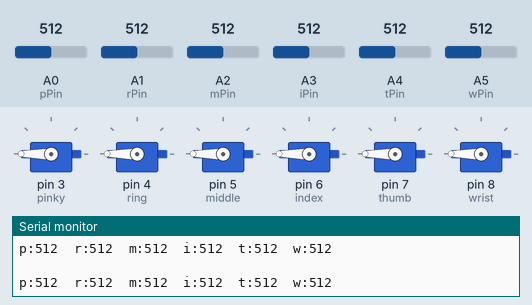
Recording of a sketch running on a simulated Arduino Uno, built with avr-gcc and run on an emulated ATmega328P. Shown: 6 × servo, the last lines printed to the serial monitor. The test bench sets the inputs (shaded band); at power-on: A4 (tPin) = 512, A5 (wPin) = 512, A0 (pPin) = 512, A1 (rPin) = 512, A2 (mPin) = 512, A3 (iPin) = 512.

Above: at 1.2 s.
1.3 s: A4 (tPin) set to 567
At 2.5 s:
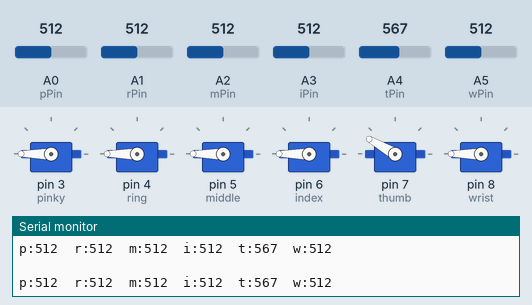
2.8 s: A5 (wPin) set to 567
At 4.0 s:
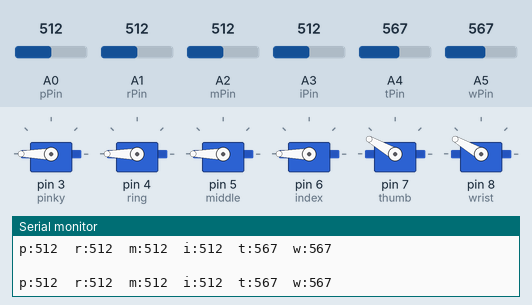
4.3 s: A0 (pPin) set to 649
At 4.7 s:
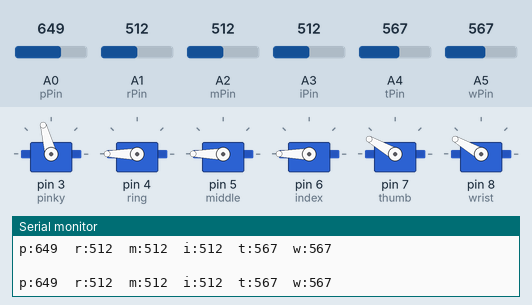
5.8 s: A1 (rPin) set to 649
At 6.1 s:
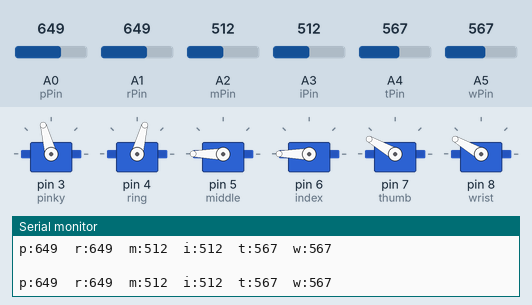
7.3 s: A2 (mPin) set to 649
At 8.5 s:
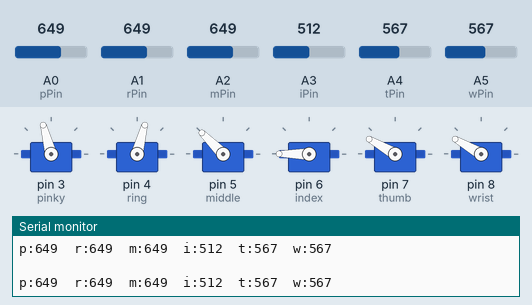
8.8 s: A3 (iPin) set to 649
At 10.2 s:
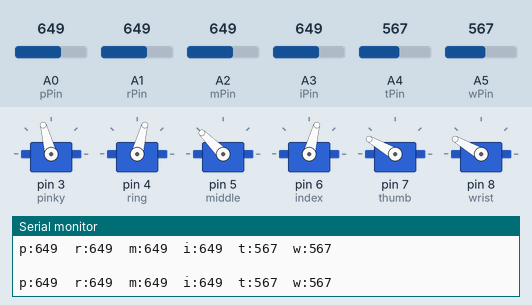
Timing chart, 0 to 11.3 s (numbered marks = the images above; inputs shaded):
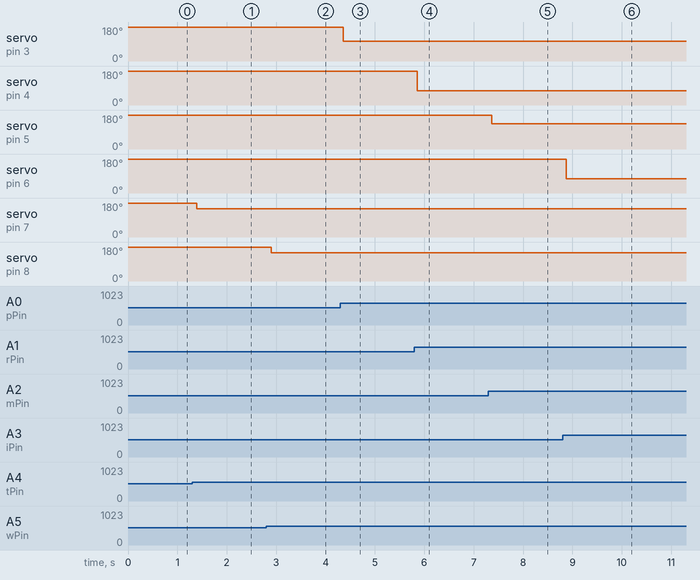

Measured:
- after the input at 1.3 s, servo on pin 7 (thumb): 180° → 150° after 0.09 s
- after the input at 2.8 s, servo on pin 8 (wrist): 180° → 150° after 0.10 s
- after the input at 4.3 s, servo on pin 3 (pinky): 180° → 105° after 0.05 s
- after the input at 5.8 s, servo on pin 4 (ring): 180° → 75° after 0.06 s
- after the input at 7.3 s, servo on pin 5 (middle): 180° → 135° after 0.07 s
- after the input at 8.8 s, servo on pin 6 (index): 180° → 75° after 0.08 s

The sketch:

flex_sensors_v3.ino
```cpp
//adapted from https://www.ourpcb.com/flex-sensor-circuit.html and https://create.arduino.cc/projecthub/laurencemlai/diy-glove-controlled-robotic-hand-ff5d63

#include <Servo.h>
Servo pinky;
Servo ring;
Servo middle;
Servo index;
Servo thumb;
Servo wrist;
const int pPin = A0;//558-787//17
const int rPin = A1;//580-712//10
const int mPin = A2;//606-746//11
const int iPin = A3;//595-738//11
const int tPin = A4;//533-689//12
const int wPin = A5;//552-626//6

void setup() {
  pinky.attach(3);
  ring.attach(4);
  middle.attach(5);
  index.attach(6);
  thumb.attach(7);
  wrist.attach(8);
  pinMode(pPin,INPUT);
  pinMode(rPin,INPUT);
  pinMode(mPin,INPUT);
  pinMode(iPin,INPUT);
  pinMode(tPin,INPUT);
  pinMode(wPin,INPUT);
  Serial.begin(9600);

}

void loop() {
  int flexValue;
  int flexValue2;
  int flexValue3;
  int flexValue4;
  int flexValue5;
  int flexValue6;
  flexValue = analogRead(pPin);
  flexValue2 = analogRead(rPin);
  flexValue3 = analogRead(mPin);
  flexValue4 = analogRead(iPin);
  flexValue5 = analogRead(tPin);
  flexValue6 = analogRead(wPin);
  Serial.print("p:");
  Serial.print(flexValue);
  Serial.print("  ");
  Serial.print("r:");
  Serial.print(flexValue2);
  Serial.print("  ");
  Serial.print("m:");
  Serial.print(flexValue3);
  Serial.print("  ");
  Serial.print("i:");
  Serial.print(flexValue4);
  Serial.print("  ");
  Serial.print("t:");
  Serial.print(flexValue5);
  Serial.print("  ");
  Serial.print("w:");
  Serial.print(flexValue6);
  Serial.print("  ");
  Serial.println("  ");
  Serial.println("  ");

  if(flexValue<592){
    pinky.write(180);
    }
  else if(flexValue>592 && flexValue<609){
    pinky.write(150);
  }
  else if(flexValue>609 && flexValue<626){
    pinky.write(135);
  }
  else if(flexValue>626 && flexValue<643){
    pinky.write(120);
  }
  else if(flexValue>643 && flexValue<660){
    pinky.write(105);
  }
  else if(flexValue>660 && flexValue<677){
    pinky.write(90);
  }
  else if(flexValue>677 && flexValue<694){
    pinky.write(75);
  }
  else if(flexValue>694 && flexValue<711){
    pinky.write(60);
  }
  else if(flexValue>711 && flexValue<728){
    pinky.write(45);
  }
  else if(flexValue>728 && flexValue<745){
    pinky.write(30);
  }
  else if(flexValue>745 && flexValue<762){
    pinky.write(15);
  }
  else{
    pinky.write(0);
  }

//break

  if(flexValue2<600){
    ring.write(180);
    }
  else if(flexValue2>600 && flexValue2<610){
    ring.write(150);
  }
  else if(flexValue2>610 && flexValue2<620){
    ring.write(135);
  }
  else if(flexValue2>620 && flexValue2<630){
    ring.write(120);
  }
  else if(flexValue2>620 && flexValue2<630){
    ring.write(105);
  }
  else if(flexValue2>630 && flexValue2<640){
    ring.write(90);
  }
  else if(flexValue2>640 && flexValue2<650){
    ring.write(75);
  }
  else if(flexValue2>650 && flexValue2<660){
    ring.write(60);
  }
  else if(flexValue2>660 && flexValue2<670){
    ring.write(45);
  }
  else if(flexValue2>670 && flexValue2<680){
    ring.write(30);
  }
  else if(flexValue2>680 && flexValue2<690){
    ring.write(15);
  }
  else{
    ring.write(0);
  }

  //break

    if(flexValue3<628){
    middle.write(180);
    }
  else if(flexValue3>628 && flexValue3<639){
    middle.write(150);
  }
  else if(flexValue3>639 && flexValue3<650){
    middle.write(135);
  }
  else if(flexValue3>650 && flexValue3<661){
    middle.write(120);
  }
  else if(flexValue3>661 && flexValue3<672){
    middle.write(105);
  }
  else if(flexValue3>672 && flexValue3<683){
    middle.write(90);
  }
  else if(flexValue3>683 && flexValue3<694){
    middle.write(75);
  }
  else if(flexValue3>694 && flexValue3<705){
    middle.write(60);
  }
  else if(flexValue3>705 && flexValue3<716){
    middle.write(45);
  }
  else if(flexValue3>716 && flexValue3<727){
    middle.write(30);
  }
  else if(flexValue3>727 && flexValue3<738){
    middle.write(15);
  }
  else{
    middle.write(0);
  }

  //break

    if(flexValue4<593){
    index.write(180);
    }
  else if(flexValue4>593 && flexValue4<604){
    index.write(150);
  }
  else if(flexValue4>604 && flexValue4<615){
    index.write(135);
  }
  else if(flexValue4>615 && flexValue4<626){
    index.write(120);
  }
  else if(flexValue4>626 && flexValue4<637){
    index.write(105);
  }
  else if(flexValue4>637 && flexValue4<648){
    index.write(90);
  }
  else if(flexValue4>648 && flexValue4<659){
    index.write(75);
  }
  else if(flexValue4>659 && flexValue4<670){
    index.write(60);
  }
  else if(flexValue4>670 && flexValue4<681){
    index.write(45);
  }
  else if(flexValue4>681 && flexValue4<692){
    index.write(30);
  }
  else if(flexValue4>692 && flexValue4<703){
    index.write(15);
  }
  else{
    index.write(0);
  }

  //break

    if(flexValue5<557){
    thumb.write(180);
    }
  else if(flexValue5>557 && flexValue5<569){
    thumb.write(150);
  }
  else if(flexValue5>569 && flexValue5<581){
    thumb.write(135);
  }
  else if(flexValue5>581 && flexValue5<593){
    thumb.write(120);
  }
  else if(flexValue5>593 && flexValue5<605){
    thumb.write(105);
  }
  else if(flexValue5>605 && flexValue5<617){
    thumb.write(90);
  }
  else if(flexValue5>617 && flexValue5<629){
    thumb.write(75);
  }
  else if(flexValue5>629 && flexValue5<641){
    thumb.write(60);
  }
  else if(flexValue5>641 && flexValue5<653){
    thumb.write(45);
  }
  else if(flexValue5>653 && flexValue5<665){
    thumb.write(30);
  }
  else if(flexValue5>665 && flexValue5<677){
    thumb.write(15);
  }
  else{
    thumb.write(0);
  }
  //break
      if(flexValue6<564){
    wrist.write(180);
    }
  else if(flexValue6>564 && flexValue6<570){
    wrist.write(150);
  }
  else if(flexValue6>570 && flexValue6<576){
    wrist.write(135);
  }
  else if(flexValue6>576 && flexValue6<582){
    wrist.write(120);
  }
  else if(flexValue6>582 && flexValue6<588){
    wrist.write(105);
  }
  else if(flexValue6>588 && flexValue6<594){
    wrist.write(90);
  }
  else if(flexValue6>594 && flexValue6<600){
    wrist.write(75);
  }
  else if(flexValue6>600 && flexValue6<606){
    wrist.write(60);
  }
  else if(flexValue6>606 && flexValue6<612){
    wrist.write(45);
  }
  else if(flexValue6>612 && flexValue6<618){
    wrist.write(30);
  }
  else if(flexValue6>618 && flexValue6<624){
    wrist.write(15);
  }
  else{
    wrist.write(0);
  }
}
```
